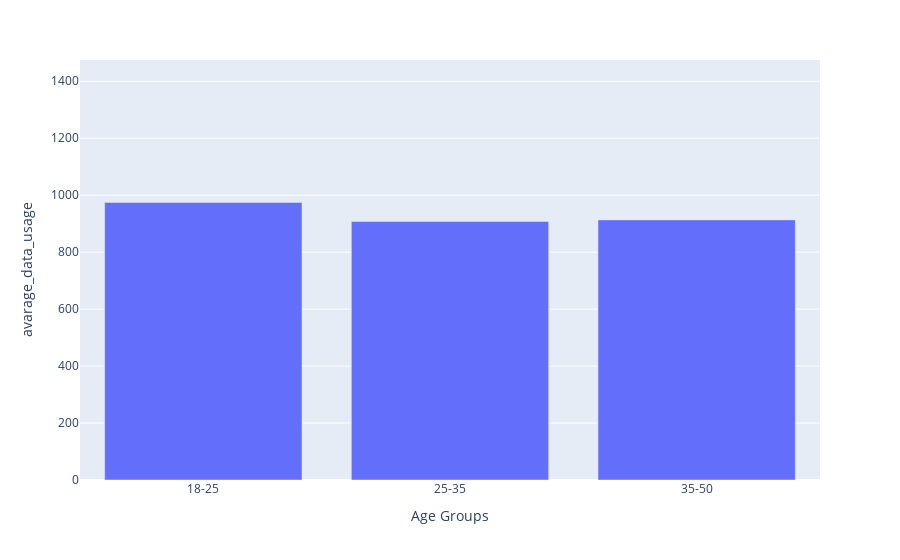

Here is the notebook cell this chart was saved with:
### Code cell
screen_time_df = phone_df.copy()
bins = [18, 25, 35, 50]
labels = ["18-25", "25-35", "35-50"]
screen_time_df['age_groups'] = pd.cut(screen_time_df['age'], bins, labels=labels)
grouped_screen_time_df = screen_time_df.groupby(['age_groups'])['screen_time_hours_per_day'].mean()

grouped_screen_time_df = pd.DataFrame({'Age Groups':grouped_screen_time_df.index,'Average Screen On Time (hr/day)':grouped_screen_time_df.values})

fig_screen_time = px.bar(
    grouped_screen_time_df.reset_index(),  # Temporarily reset index for plotting
    x='Age Groups',
    y='Average Screen On Time (hr/day)',

    barmode='group',
    labels={'average_screen_time': 'Average Screen On Time (hr/day)', 'age_groups': 'Age Groups'}
)

fig.show()

### Figure 1 — Plotly figure (JSON) as saved in the notebook; plotly's stock layout.template omitted (floating-point values rounded to 4 significant figures)
{"data": [{"alignmentgroup": "True", "hovertemplate": "Age Groups=%{x}<br>avarage_data_usage=%{y}<extra></extra>", "legendgroup": "", "marker": {"color": "#636efa", "pattern": {"shape": ""}}, "name": "", "offsetgroup": "", "orientation": "v", "showlegend": false, "textposition": "auto", "type": "bar", "x": ["18-25", "25-35", "35-50"], "xaxis": "x", "y": [974.7, 907.9, 913.3], "yaxis": "y"}], "layout": {"barmode": "relative", "legend": {"tracegroupgap": 0}, "margin": {"t": 60}, "xaxis": {"anchor": "y", "domain": [0, 1], "title": {"text": "Age Groups"}}, "yaxis": {"anchor": "x", "domain": [0, 1], "range": [0, 1475.0], "title": {"text": "avarage_data_usage"}}}}
